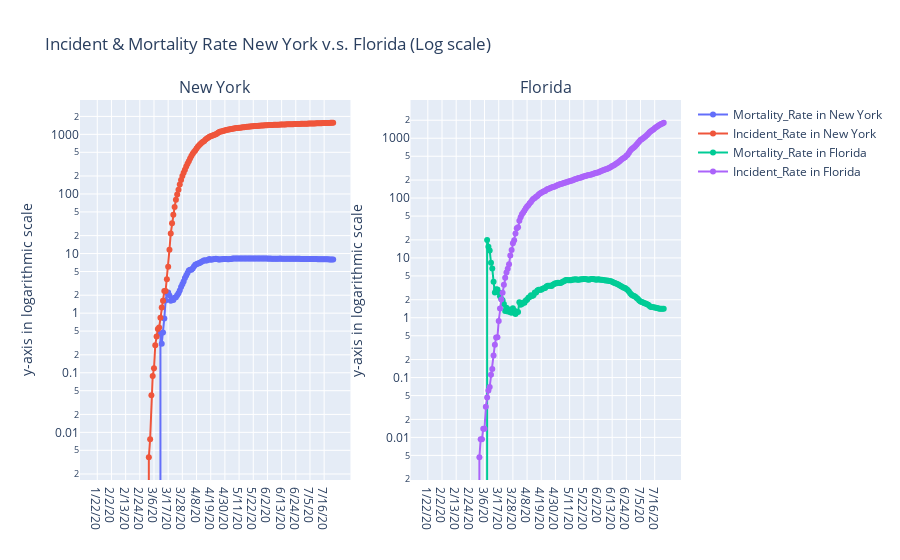

Source (notebook cell):
### Markdown cell above
- We'll start off by looking at the incident rate over time in different states in US. As you can see above, the virus begins to spread rapidly in New York causing states nearby such as Connecticut and Massachussets to follow a similar pattern. States such as Florida and Texas confirm their first cases a later and take longer to experience such rapid growth in incident rate. However, we also see that New York and states nearby are substantially slowing down their incident rate, and the incident rate in Florida and Texas are sky rocketing. We see that the majority of us states follow a similar trend as Florida and Texas by looking at US incident rate.

### Code cell
plot_rates()

### Figure 1 — Plotly figure (JSON) as saved in the notebook; plotly's stock layout.template omitted (floating-point values rounded to 4 significant figures; data arrays with more than 128 entries replaced by an {"elided": "..."} marker saying what was removed)
{"data": [{"mode": "lines+markers", "name": "Mortality_Rate in New York", "type": "scatter", "x": {"elided": "184 str values"}, "xaxis": "x", "y": {"elided": "184 float values"}, "yaxis": "y"}, {"mode": "lines+markers", "name": "Incident_Rate in New York", "type": "scatter", "x": {"elided": "184 str values"}, "xaxis": "x", "y": {"elided": "184 float values"}, "yaxis": "y"}, {"mode": "lines+markers", "name": "Mortality_Rate in Florida", "type": "scatter", "x": {"elided": "184 str values"}, "xaxis": "x2", "y": {"elided": "184 float values"}, "yaxis": "y2"}, {"mode": "lines+markers", "name": "Incident_Rate in Florida", "type": "scatter", "x": {"elided": "184 str values"}, "xaxis": "x2", "y": {"elided": "184 float values"}, "yaxis": "y2"}], "layout": {"annotations": [{"font": {"size": 16}, "showarrow": false, "text": "New York", "x": 0.225, "xanchor": "center", "xref": "paper", "y": 1, "yanchor": "bottom", "yref": "paper"}, {"font": {"size": 16}, "showarrow": false, "text": "Florida", "x": 0.775, "xanchor": "center", "xref": "paper", "y": 1, "yanchor": "bottom", "yref": "paper"}], "title": {"text": "Incident & Mortality Rate New York v.s. Florida (Log scale)"}, "xaxis": {"anchor": "y", "domain": [0, 0.45]}, "xaxis2": {"anchor": "y2", "domain": [0.55, 1]}, "yaxis": {"anchor": "x", "domain": [0, 1], "title": {"text": "y-axis in logarithmic scale"}, "type": "log"}, "yaxis2": {"anchor": "x2", "domain": [0, 1], "title": {"text": "y-axis in logarithmic scale"}, "type": "log"}}}
